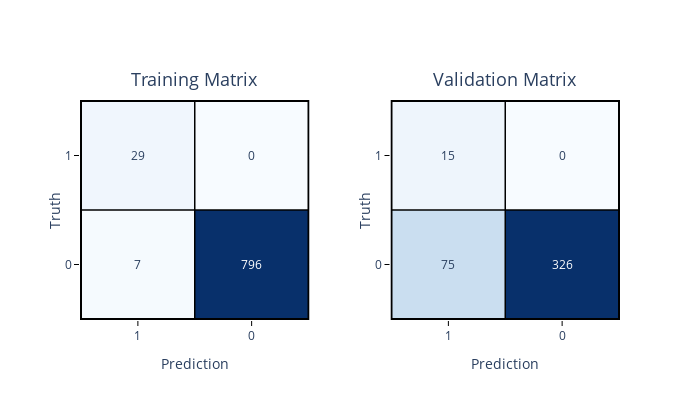

This figure's notebook cell:
### Code cell
from eppi_text_classification import binary_train_valid_confusion_plotly

binary_train_valid_confusion_plotly(
    y_train,
    y_train_pred,
    y_test,
    y_test_pred,
    postive_label="Included",
    negative_label="Excluded",
)

### Figure 1 — Plotly figure (JSON) as saved in the notebook; plotly's stock layout.template omitted (floating-point values rounded to 4 significant figures)
{"data": [{"colorscale": [[0, "rgb(247,251,255)"], [0.125, "rgb(222,235,247)"], [0.25, "rgb(198,219,239)"], [0.375, "rgb(158,202,225)"], [0.5, "rgb(107,174,214)"], [0.625, "rgb(66,146,198)"], [0.75, "rgb(33,113,181)"], [0.875, "rgb(8,81,156)"], [1, "rgb(8,48,107)"]], "hoverinfo": "text", "showscale": false, "text": [["Truth: Excluded<br>Prediction: Included<br>Total: 7", "Truth: Excluded<br>Prediction: Excluded<br>Total: 796"], ["Truth: Included<br>Prediction: Included<br>Total: 29", "Truth: Included<br>Prediction: Excluded<br>Total: 0"]], "type": "heatmap", "x": ["0", "1"], "xaxis": "x", "y": ["0", "1"], "yaxis": "y", "z": [[7, 796], [29, 0]]}, {"colorscale": [[0, "rgb(247,251,255)"], [0.125, "rgb(222,235,247)"], [0.25, "rgb(198,219,239)"], [0.375, "rgb(158,202,225)"], [0.5, "rgb(107,174,214)"], [0.625, "rgb(66,146,198)"], [0.75, "rgb(33,113,181)"], [0.875, "rgb(8,81,156)"], [1, "rgb(8,48,107)"]], "hoverinfo": "text", "showscale": false, "text": [["Truth: Excluded<br>Prediction: Included<br>Total: 75", "Truth: Excluded<br>Prediction: Excluded<br>Total: 326"], ["Truth: Included<br>Prediction: Included<br>Total: 15", "Truth: Included<br>Prediction: Excluded<br>Total: 0"]], "type": "heatmap", "x": ["0", "1"], "xaxis": "x2", "y": ["0", "1"], "yaxis": "y2", "z": [[75, 326], [15, 0]]}], "layout": {"annotations": [{"font": {"size": 18}, "showarrow": false, "text": "Training Matrix", "x": 0.2125, "xanchor": "center", "xref": "paper", "y": 1.03, "yanchor": "bottom", "yref": "paper"}, {"font": {"size": 18}, "showarrow": false, "text": "Validation Matrix", "x": 0.7875, "xanchor": "center", "xref": "paper", "y": 1.03, "yanchor": "bottom", "yref": "paper"}, {"font": {"color": "dark blue"}, "showarrow": false, "text": "7", "x": "0", "xref": "x", "y": "0", "yref": "y"}, {"font": {"color": "white"}, "showarrow": false, "text": "796", "x": "1", "xref": "x", "y": "0", "yref": "y"}, {"font": {"color": "dark blue"}, "showarrow": false, "text": "29", "x": "0", "xref": "x", "y": "1", "yref": "y"}, {"font": {"color": "dark blue"}, "showarrow": false, "text": "0", "x": "1", "xref": "x", "y": "1", "yref": "y"}, {"font": {"color": "dark blue"}, "showarrow": false, "text": "75", "x": "0", "xref": "x2", "y": "0", "yref": "y2"}, {"font": {"color": "white"}, "showarrow": false, "text": "326", "x": "1", "xref": "x2", "y": "0", "yref": "y2"}, {"font": {"color": "dark blue"}, "showarrow": false, "text": "15", "x": "0", "xref": "x2", "y": "1", "yref": "y2"}, {"font": {"color": "dark blue"}, "showarrow": false, "text": "0", "x": "1", "xref": "x2", "y": "1", "yref": "y2"}], "autosize": false, "height": 400, "shapes": [{"line": {"color": "black", "width": 2}, "type": "rect", "x0": -0.5, "x1": 1.5, "xref": "x", "y0": -0.5, "y1": 1.5, "yref": "y"}, {"line": {"color": "black", "width": 1.5}, "type": "line", "x0": -0.5, "x1": 1.5, "xref": "x", "y0": 0.5, "y1": 0.5, "yref": "y"}, {"line": {"color": "black", "width": 1.5}, "type": "line", "x0": 0.5, "x1": 0.5, "xref": "x", "y0": -0.5, "y1": 1.5, "yref": "y"}, {"line": {"color": "black", "width": 2}, "type": "rect", "x0": -0.5, "x1": 1.5, "xref": "x2", "y0": -0.5, "y1": 1.5, "yref": "y2"}, {"line": {"color": "black", "width": 1.5}, "type": "line", "x0": -0.5, "x1": 1.5, "xref": "x2", "y0": 0.5, "y1": 0.5, "yref": "y2"}, {"line": {"color": "black", "width": 1.5}, "type": "line", "x0": 0.5, "x1": 0.5, "xref": "x2", "y0": -0.5, "y1": 1.5, "yref": "y2"}], "width": 700, "xaxis": {"anchor": "y", "domain": [0, 0.425], "mirror": true, "tickcolor": "black", "ticklen": 5, "tickmode": "array", "ticks": "outside", "ticktext": ["1", "0"], "tickvals": [0, 1], "tickwidth": 1, "title": {"text": "Prediction"}}, "xaxis2": {"anchor": "y2", "domain": [0.575, 1], "mirror": true, "tickcolor": "black", "ticklen": 5, "tickmode": "array", "ticks": "outside", "ticktext": ["1", "0"], "tickvals": [0, 1], "tickwidth": 1, "title": {"text": "Prediction"}}, "yaxis": {"anchor": "x", "domain": [0, 1], "mirror": true, "tickcolor": "black", "ticklen": 5, "tickmode": "array", "ticks": "outside", "ticktext": ["0", "1"], "tickvals": [0, 1], "tickwidth": 1, "title": {"standoff": 0.3, "text": "Truth"}}, "yaxis2": {"anchor": "x2", "domain": [0, 1], "mirror": true, "tickcolor": "black", "ticklen": 5, "tickmode": "array", "ticks": "outside", "ticktext": ["0", "1"], "tickvals": [0, 1], "tickwidth": 1, "title": {"standoff": 0.3, "text": "Truth"}}}}
